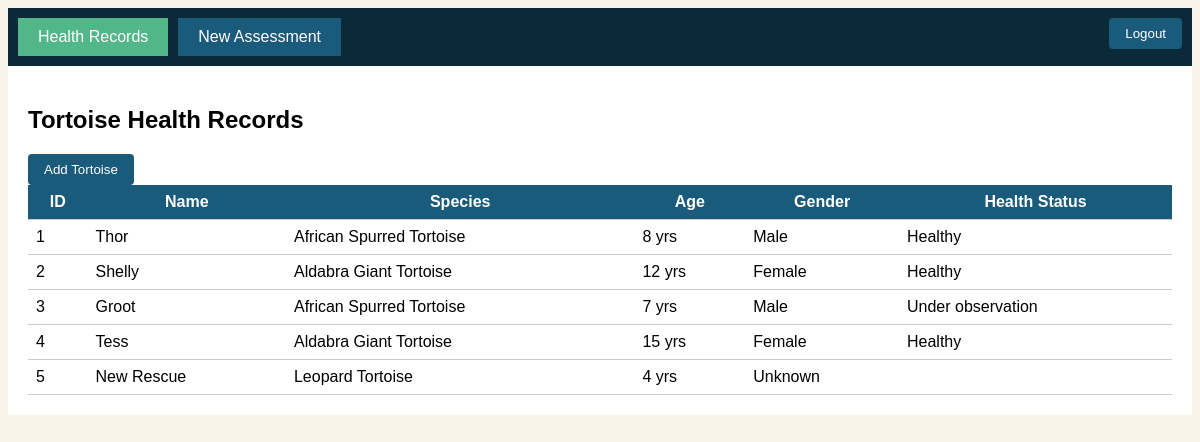
/backEnd/pages/veterenian.php (signed in), run on the app's committed database.
### tables this page shows
CREATE TABLE `tortoises` (
  `tortoise_id` int(11) NOT NULL,
  `microchip_id` varchar(50) DEFAULT NULL,
  `name` varchar(100) DEFAULT NULL,
  `species_id` int(11) NOT NULL,
  `sex` enum('Male','Female','Unknown') DEFAULT 'Unknown',
  `date_of_birth` date DEFAULT NULL,
  `estimated_age_years` int(11) DEFAULT NULL,
  `weight_grams` decimal(8,2) DEFAULT NULL,
  `health_status` enum('Healthy','Under observation','Recovering','Critical','Minor injury') DEFAULT 'Healthy',
  `enclosure_id` int(11) DEFAULT NULL,
  `acquisition_date` date DEFAULT NULL,
  `acquisition_source` enum('Wild','Rescue','Donation','Bred in captivity') DEFAULT 'Bred in captivity',
  `notes` text DEFAULT NULL,
  `created_at` timestamp NOT NULL DEFAULT current_timestamp(),
  `updated_at` timestamp NOT NULL DEFAULT current_timestamp() ON UPDATE current_timestamp()
);

CREATE TABLE `species` (
  `species_id` int(11) NOT NULL,
  `common_name` varchar(100) NOT NULL,
  `scientific_name` varchar(150) DEFAULT NULL,
  `iucn_status` enum('Critically Endangered','Endangered','Vulnerable','Near Threatened','Least Concern','Data Deficient','Not Assessed') DEFAULT 'Not Assessed',
  `avg_lifespan_years` int(11) DEFAULT NULL,
  `avg_weight_kg` decimal(5,2) DEFAULT NULL,
  `conservation_notes` text DEFAULT NULL
);

### backEnd/pages/veterenian.php (the view, shortened to what this page needs)
<?php
require_once '../config/db.php';
$tortoises = $conn->query("SELECT t.tortoise_id, t.name, t.estimated_age_years, t.sex, t.health_status, s.common_name FROM tortoises t JOIN species s ON t.species_id = s.species_id");
?>
<!DOCTYPE html>
<html>
<head>
    <link rel="stylesheet" href="https://cdnjs.cloudflare.com/ajax/libs/font-awesome/6.0.0-beta3/css/all.min.css">
</head>
<body>
<div class="tabs">
    <div class="tab active" onclick="switchTab('records')">Health Records</div>
    <div class="tab" onclick="switchTab('assessment')">New Assessment</div>
    <div style="margin-left:auto;"><button class="btn" onclick="window.location.href='../logout.php'">Logout</button></div>
</div>
<div id="records" class="tab-content active">
    <h2>Tortoise Health Records</h2>
    <button class="btn" onclick="window.location.href='formEditTortoiseInfo.html'">Add Tortoise</button>
    <table><thead><tr><th>ID</th><th>Name</th><th>Species</th><th>Age</th><th>Gender</th><th>Health Status</th></tr></thead><tbody>
    <?php while($row = $tortoises->fetch_assoc()): ?>
        <tr><td><?php echo $row['tortoise_id']; ?></td><td><?php echo $row['name']; ?></td><td><?php echo $row['common_name']; ?></td><td><?php echo $row['estimated_age_years']; ?> yrs</td><td><?php echo $row['sex']; ?></td><td><?php echo $row['health_status']; ?></td></tr>
    <?php endwhile; ?>
    </tbody></table>
</div>
</body>
</html>

### backEnd/pages/veterenian.php (style rules this page uses)
body { background:#f8f4e8;font-family:Arial; }
.tabs { display:flex;gap:10px;background:#0a2a3a;padding:10px; }
.tab { background:#1a5a7a;color:white;padding:10px 20px;cursor:pointer; }
.tab.active { background:#52b788; }
.tab-content { display:none;background:white;padding:20px; }
.tab-content.active { display:block; }
table { width:100%;border-collapse:collapse; }
th,td { padding:8px;border-bottom:1px solid #ccc; }
th { background:#1a5a7a;color:white; }
.btn { padding:8px 16px;background:#1a5a7a;color:white;border:none;border-radius:4px;cursor:pointer; }

### data on the page
tortoises: tortoise_id "1", name "Thor", species.common_name "African Spurred Tortoise", estimated_age_years "8", sex "Male", health_status "Healthy"
tortoises: tortoise_id "2", name "Shelly", species.common_name "Aldabra Giant Tortoise", estimated_age_years "12", sex "Female", health_status "Healthy"
tortoises: tortoise_id "3", name "Groot", species.common_name "African Spurred Tortoise", estimated_age_years "7", sex "Male", health_status "Under observation"
tortoises: tortoise_id "4", name "Tess", species.common_name "Aldabra Giant Tortoise", estimated_age_years "15", sex "Female", health_status "Healthy"
tortoises: tortoise_id "5", name "New Rescue", species.common_name "Leopard Tortoise", estimated_age_years "4", sex "Unknown"
